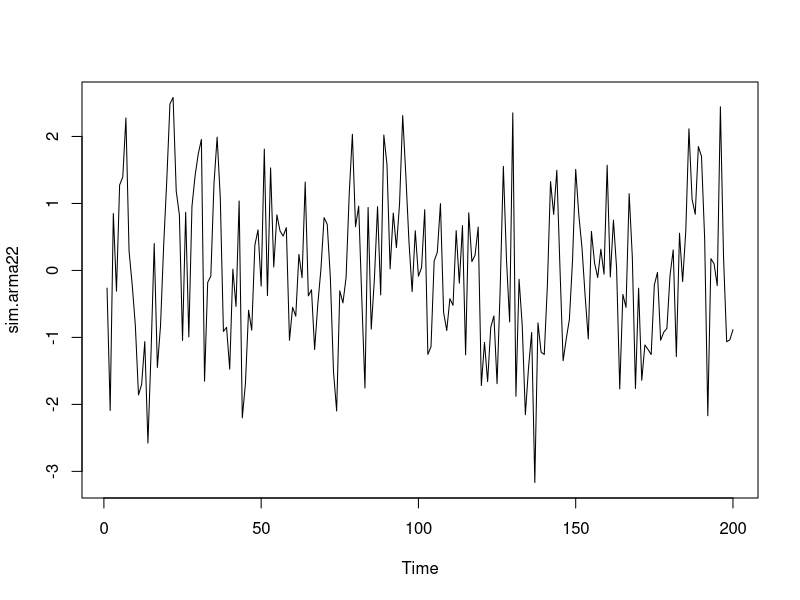
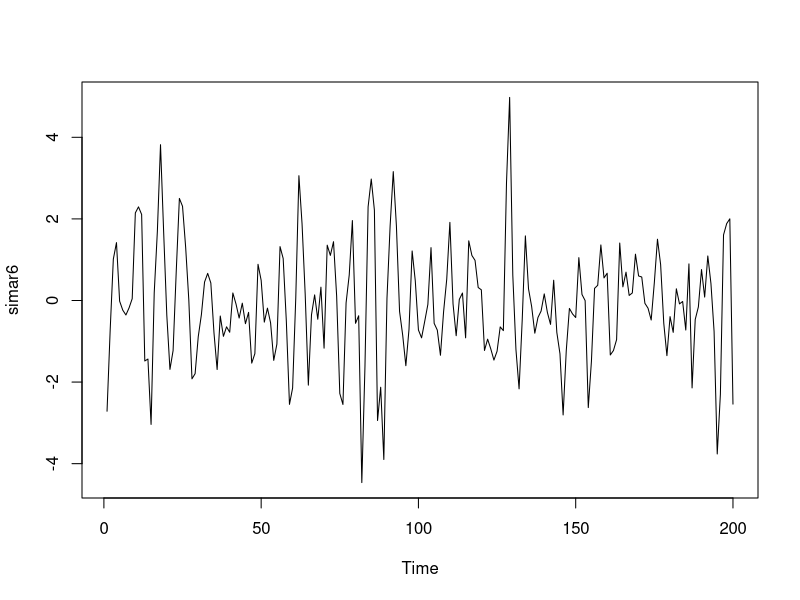
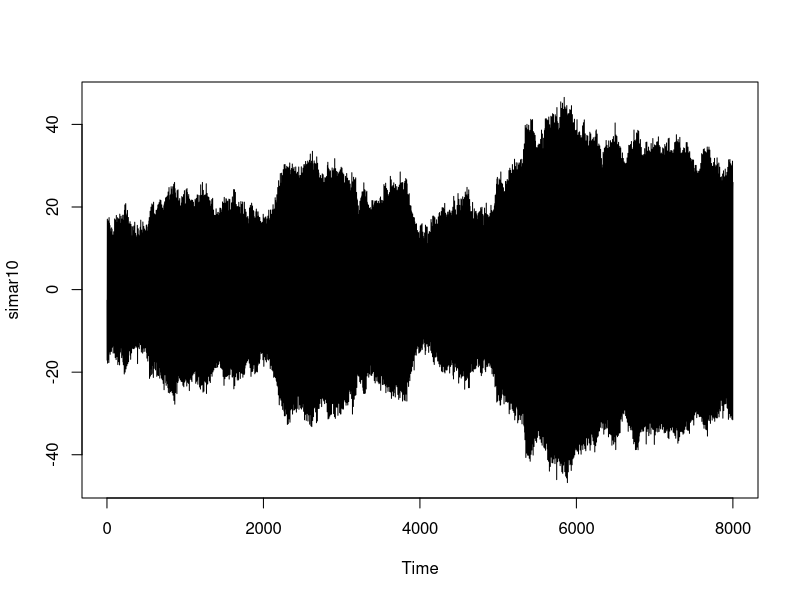

These figures' R source, in order: (Note: this script raises an error after producing the figures.)
## ---- chunk 1
model1=list(order=c(2,0,2),ar=c(0.5,-0.5),ma=c(-0.3,0.7))
n=200
sd=1
sim.arma22=arima.sim(model1,n)
plot.ts(sim.arma22)
## ---- chunk 2
model1=list(order=c(6,0,0),ar=c(0.5,0,-0.5,0,0.1,0))
n=200
sd=1
simar6=arima.sim(model1,n)
plot.ts(simar6)
## ---- chunk 3
nowcoeff=c(0.5,0,-0.5,0,0.4,0,-0.3,0,0.13,0)
modtrue=c(0,1,0,1,0,1,0,1,0,1)#from zt-10 to zt-1
model1=list(order=c(10,0,0),ar=nowcoeff)
n=8000
sd=1
simar10=arima.sim(model1,n+1)
plot.ts(simar10)
## ---- chunk 4
library(forecast)
testmod=auto.arima(simar10,max.p=12,max.q = 12)
## ---- chunk 5
nn=2^10
x0=rep(0,(n-9)) 
x1=simar10[1:(n-9)]#zt-10
x2=simar10[2:(n-8)]
x3=simar10[3:(n-7)]
x4=simar10[4:(n-6)]
x5=simar10[5:(n-5)]
x6=simar10[6:(n-4)]
x7=simar10[7:(n-3)]
x8=simar10[8:(n-2)]
x9=simar10[9:(n-1)]
x10=simar10[10:n]#zt-1
xfull=cbind(x1,x2,x3,x4,x5,x6,x7,x8,x9,x10)
y=simar10[11:(n+1)]
modlinear=lm(y~xfull)
summary(modlinear)
xm=cbind(x1,x2,x3,x4,x5,x6,x7,x8,x9,x10)
round(cor(xm),digit= 2)
## ---- chunk 6
modelmap=matrix(NA,nn,10)
for (i in 1:nn){
  temp=i
  for (j in 1:10){
    modelmap[i,j]=temp %%2
    temp=temp%/%2
  }
}
## ---- chunk 7
df=matrix(NA,nn,1)
rss=matrix(NA,nn,1)
for (i in 1:nn){
  temp=0
  for (j in 1:10){
    if (!modelmap[i,j]==0){
      if (temp==0){
        temp=1
        x=xfull[,j]
      }else{
        x=cbind(x,xfull[,j])
         temp=temp+1
      }
    }
  }#end for j
  modtemp=lm(y~x)
  df[i]=modtemp$df.residual
  rss[i]=sum(modtemp$residuals^2)
}#end for i
## ---- chunk 8
II2map=rep(0,10)
alphax=matrix(0,1,50)
for (hhh in 1:50){

  alpha=hhh/1000
  alphax[hhh]=alpha

library(stats)
ok=matrix(0,(nn-1),1)
ok[nn-1]=1
tot=0
#alpha=0.05
ECSset=c()
for (i in 1:(nn-2)){
  temp=((rss[i]-rss[nn-1])/(df[i]-df[nn-1]))/(rss[nn-1]/df[nn-1])
  ftest=qf(alpha, (df[i]-df[nn-1]), df[nn-1],lower.tail = FALSE, log.p = FALSE)
  if (temp<=ftest){
    ok[i]=1
    tot=tot+1
    ECSset=union(ECSset,i)
  }
}

#look ECS model

lookECS=NA
for (i in ECSset){
  if (is.na(lookECS)){
    lookECS=modelmap[i,]
  }else{
    lookECS=rbind(lookECS,modelmap[i,])
  }
}

#find LBM

lbm=matrix(0,tot,1)
totlbm=0
lbmset=c()
for (i in ECSset){
  temp=1
  for (j in ECSset){
    if (!i==j){
      num=0
      for (k in 1:10){
        if (modelmap[i,k]>=modelmap[j,k]){
          num=num+1
        }
      if (num==10){
        temp=0
        break
      }
      }#end for k
    }
  }#end for j
  if (temp==1){
    lbm[i]==1
    totlbm=totlbm+1
    lbmset=union(lbmset,i)
  }
}#end for i
totlbm
lbmset
modelmap[lbmset[1],]# this one is true model
modelmap[lbmset[2],]

#calculate LBM coefficients

for (i in 1:totlbm){
  temp=0
  for (j in 1:10){
    if (!modelmap[lbmset[i],j]==0){
      if (temp==0){
        temp=1
        x=xfull[,j]
      }else{
        x=cbind(x,xfull[,j])
         temp=temp+1
      }
    }
  }#end for j
  if (i==1){
    modlbm1=lm(y~x)
  }else{
    modlbm2=lm(y~x)
  }
  
}#end for i

#calculate Index

MEI=log(totlbm)
II=matrix(NA,1,10)
for (k in 1:10){
  temp=0
  for (i in 1:totlbm){
    temp=temp+modelmap[lbmset[i],k]
  }
  II[k]=temp/totlbm
}
II

#calculate II2

II2=matrix(NA,1,10)
for (k in 1:10){
  temp=0
  for (i in ECSset){
    temp=temp+modelmap[i,k]
  }
  II2[k]=temp/tot
}
round(II2,2)

II2map=rbind(II2map,II2)
}#end for hhh
## ---- chunk 9
par(mfrow=c(3,3))
for (i in 1:10){
  x=as.vector(II2map[2:51,i])
  matplot(t(alphax),x,ylim=c(0,1),"l",add = FALSE)
}
## ---- chunk 10
par(mfrow=c(1,1))
plot(t(alphax),as.vector(II2map[2:51,1]), ylim=c(0,1),"l")
for (i in 2:10){
  par(new=TRUE)
  plot(t(alphax),as.vector(II2map[2:51,i]), ylim=c(0,1),"l")
}
